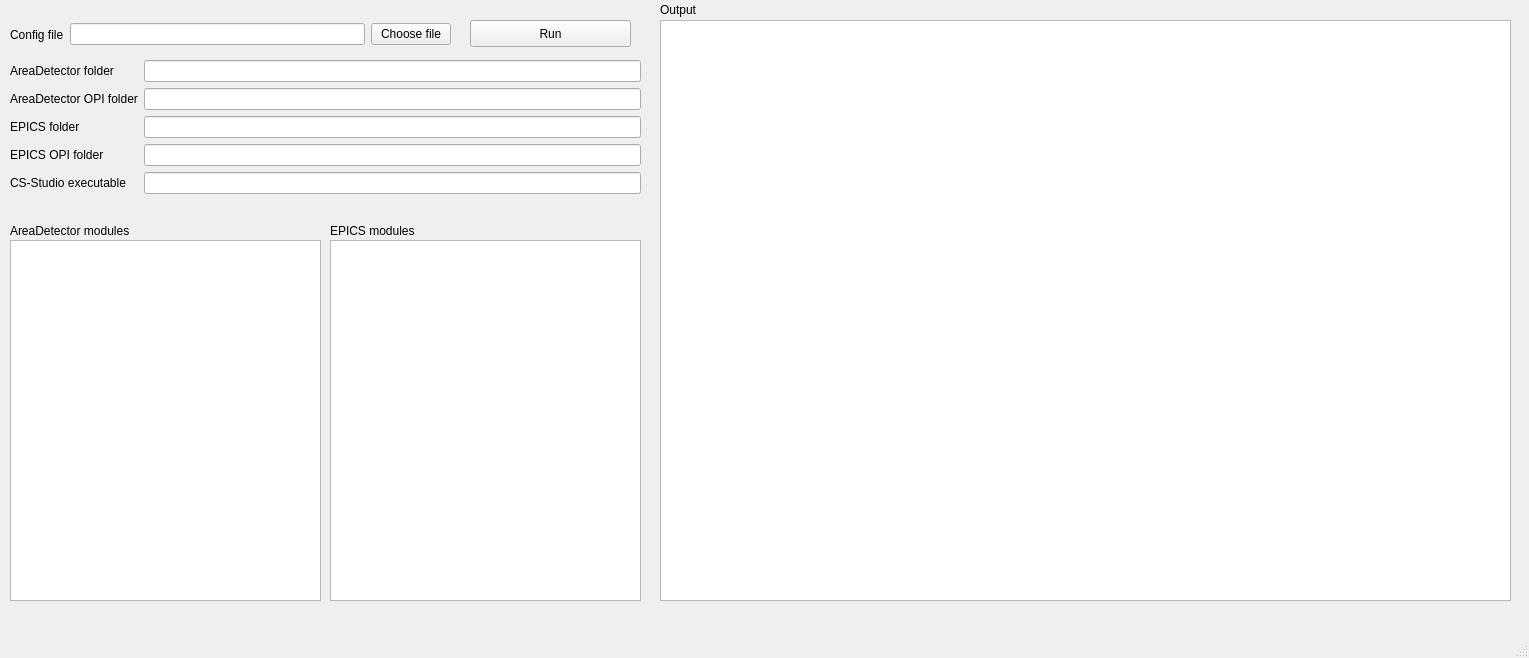
<?xml version="1.0" encoding="UTF-8"?>
<ui version="4.0">
 <class>MainWindow</class>
 <widget class="QMainWindow" name="MainWindow">
  <property name="geometry">
   <rect>
    <x>0</x>
    <y>0</y>
    <width>1529</width>
    <height>658</height>
   </rect>
  </property>
  <property name="windowTitle">
   <string>MainWindow</string>
  </property>
  <widget class="QWidget" name="centralwidget">
   <widget class="QTextEdit" name="ad_text">
    <property name="geometry">
     <rect>
      <x>10</x>
      <y>240</y>
      <width>311</width>
      <height>361</height>
     </rect>
    </property>
   </widget>
   <widget class="QLabel" name="label">
    <property name="geometry">
     <rect>
      <x>10</x>
      <y>220</y>
      <width>151</width>
      <height>21</height>
     </rect>
    </property>
    <property name="text">
     <string>AreaDetector modules</string>
    </property>
   </widget>
   <widget class="QLabel" name="label_2">
    <property name="geometry">
     <rect>
      <x>330</x>
      <y>220</y>
      <width>151</width>
      <height>21</height>
     </rect>
    </property>
    <property name="text">
     <string>EPICS modules</string>
    </property>
   </widget>
   <widget class="QTextEdit" name="output_text">
    <property name="geometry">
     <rect>
      <x>660</x>
      <y>20</y>
      <width>851</width>
      <height>581</height>
     </rect>
    </property>
   </widget>
   <widget class="QLabel" name="label_3">
    <property name="geometry">
     <rect>
      <x>660</x>
      <y>0</y>
      <width>61</width>
      <height>20</height>
     </rect>
    </property>
    <property name="text">
     <string>Output</string>
    </property>
   </widget>
   <widget class="QPushButton" name="run_button">
    <property name="geometry">
     <rect>
      <x>470</x>
      <y>20</y>
      <width>161</width>
      <height>27</height>
     </rect>
    </property>
    <property name="text">
     <string>Run</string>
    </property>
   </widget>
   <widget class="QWidget" name="layoutWidget">
    <property name="geometry">
     <rect>
      <x>10</x>
      <y>60</y>
      <width>631</width>
      <height>161</height>
     </rect>
    </property>
    <layout class="QFormLayout" name="formLayout">
     <property name="fieldGrowthPolicy">
      <enum>QFormLayout::AllNonFixedFieldsGrow</enum>
     </property>
     <item row="0" column="0">
      <widget class="QLabel" name="ad_label">
       <property name="text">
        <string>AreaDetector folder</string>
       </property>
      </widget>
     </item>
     <item row="1" column="0">
      <widget class="QLabel" name="ad_opi_label">
       <property name="text">
        <string>AreaDetector OPI folder</string>
       </property>
      </widget>
     </item>
     <item row="1" column="1">
      <widget class="QLineEdit" name="ad_opi_line"/>
     </item>
     <item row="2" column="0">
      <widget class="QLabel" name="epics_label">
       <property name="text">
        <string>EPICS folder</string>
       </property>
      </widget>
     </item>
     <item row="2" column="1">
      <widget class="QLineEdit" name="epics_line"/>
     </item>
     <item row="3" column="0">
      <widget class="QLabel" name="epics_opi_label">
       <property name="text">
        <string>EPICS OPI folder</string>
       </property>
      </widget>
     </item>
     <item row="3" column="1">
      <widget class="QLineEdit" name="epics_opi_line"/>
     </item>
     <item row="4" column="0">
      <widget class="QLabel" name="css_label">
       <property name="text">
        <string>CS-Studio executable</string>
       </property>
      </widget>
     </item>
     <item row="4" column="1">
      <widget class="QLineEdit" name="css_line"/>
     </item>
     <item row="0" column="1">
      <widget class="QLineEdit" name="ad_line"/>
     </item>
    </layout>
   </widget>
   <widget class="QWidget" name="layoutWidget">
    <property name="geometry">
     <rect>
      <x>10</x>
      <y>20</y>
      <width>441</width>
      <height>29</height>
     </rect>
    </property>
    <layout class="QHBoxLayout" name="horizontalLayout">
     <item>
      <widget class="QLabel" name="config_label">
       <property name="text">
        <string>Config file</string>
       </property>
      </widget>
     </item>
     <item>
      <widget class="QLineEdit" name="config_line"/>
     </item>
     <item>
      <widget class="QPushButton" name="config_button">
       <property name="text">
        <string>Choose file</string>
       </property>
      </widget>
     </item>
    </layout>
   </widget>
   <widget class="QTextEdit" name="epics_text">
    <property name="geometry">
     <rect>
      <x>330</x>
      <y>240</y>
      <width>311</width>
      <height>361</height>
     </rect>
    </property>
   </widget>
  </widget>
  <widget class="QMenuBar" name="menubar">
   <property name="geometry">
    <rect>
     <x>0</x>
     <y>0</y>
     <width>1529</width>
     <height>22</height>
    </rect>
   </property>
  </widget>
  <widget class="QStatusBar" name="statusbar"/>
 </widget>
 <resources/>
 <connections/>
</ui>
